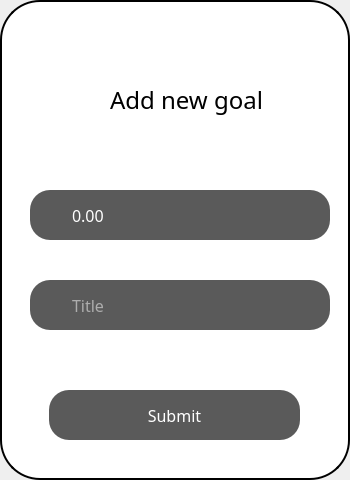
<?xml version="1.0" encoding="UTF-8"?>
<ui version="4.0">
 <class>goalsWindow</class>
 <widget class="QDialog" name="goalsWindow">
  <property name="geometry">
   <rect>
    <x>0</x>
    <y>0</y>
    <width>350</width>
    <height>480</height>
   </rect>
  </property>
  <property name="windowTitle">
   <string>Dialog</string>
  </property>
  <widget class="QWidget" name="widget" native="true">
   <property name="geometry">
    <rect>
     <x>0</x>
     <y>0</y>
     <width>350</width>
     <height>480</height>
    </rect>
   </property>
   <property name="styleSheet">
    <string notr="true">QWidget#widget{
background-color: rgb(255,255,255);
border-radius:40px;
border: 2px solid black;
}</string>
   </property>
   <widget class="QLabel" name="label">
    <property name="geometry">
     <rect>
      <x>110</x>
      <y>80</y>
      <width>151</width>
      <height>40</height>
     </rect>
    </property>
    <property name="font">
     <font>
      <family>Poppins Medium</family>
      <pointsize>18</pointsize>
      <bold>false</bold>
     </font>
    </property>
    <property name="styleSheet">
     <string notr="true">color: rgb(0, 0, 0);</string>
    </property>
    <property name="text">
     <string>Add new goal</string>
    </property>
   </widget>
   <widget class="QPushButton" name="submitButton">
    <property name="geometry">
     <rect>
      <x>49</x>
      <y>390</y>
      <width>251</width>
      <height>50</height>
     </rect>
    </property>
    <property name="font">
     <font>
      <family>Poppins</family>
      <pointsize>12</pointsize>
      <bold>false</bold>
     </font>
    </property>
    <property name="styleSheet">
     <string notr="true">QWidget#submitButton{
	background-color: rgb(90, 90, 90);
	border-radius:20px;
	color: rgb(255,255,255);
}

QWidget#submitButton:hover{
	background-color: rgb(195, 195, 195);
	border-radius:20px;
	color: rgb(255,255,255);
}</string>
    </property>
    <property name="text">
     <string>Submit</string>
    </property>
    <property name="flat">
     <bool>true</bool>
    </property>
   </widget>
   <widget class="QWidget" name="amontWidget" native="true">
    <property name="geometry">
     <rect>
      <x>30</x>
      <y>190</y>
      <width>300</width>
      <height>50</height>
     </rect>
    </property>
    <property name="styleSheet">
     <string notr="true">QWidget#amontWidget{
	background-color: rgb(90, 90, 90);
	border-radius:20px;
}</string>
    </property>
   </widget>
   <widget class="QDoubleSpinBox" name="amountEdit">
    <property name="geometry">
     <rect>
      <x>70</x>
      <y>195</y>
      <width>220</width>
      <height>40</height>
     </rect>
    </property>
    <property name="font">
     <font>
      <family>Poppins</family>
      <pointsize>12</pointsize>
     </font>
    </property>
    <property name="styleSheet">
     <string notr="true">QDoubleSpinBox#amountEdit {
background-color: transparent;
border: none;
outline: none;
color: rgb(255, 255, 255);
}
QDoubleSpinBox#amountEdit:drop-down {
background-color: transparent;
border: none;
color: rgb(255, 255, 255);
outline: none;
}
QDoubleSpinBox#amountEdit:down-arrow {
	image: url(:/new/prefix1/icons/chevron-down.svg);
}

QDoubleSpinBox#amountEdit:up-arrow {
	image: url(:/new/prefix1/icons/chevron-up.svg);
}</string>
    </property>
    <property name="decimals">
     <number>2</number>
    </property>
    <property name="maximum">
     <double>9999999999.989999771118164</double>
    </property>
    <property name="stepType">
     <enum>QAbstractSpinBox::AdaptiveDecimalStepType</enum>
    </property>
   </widget>
   <widget class="QWidget" name="nameWidget" native="true">
    <property name="geometry">
     <rect>
      <x>30</x>
      <y>280</y>
      <width>300</width>
      <height>50</height>
     </rect>
    </property>
    <property name="styleSheet">
     <string notr="true">QWidget#nameWidget{
	background-color: rgb(90, 90, 90);
	border-radius:20px;
}</string>
    </property>
   </widget>
   <widget class="QLineEdit" name="nameEdit">
    <property name="geometry">
     <rect>
      <x>70</x>
      <y>285</y>
      <width>220</width>
      <height>40</height>
     </rect>
    </property>
    <property name="font">
     <font>
      <family>Poppins</family>
      <pointsize>12</pointsize>
     </font>
    </property>
    <property name="styleSheet">
     <string notr="true">QLineEdit#nameEdit{
background-color: transparent;
border: none;
outline: none;
	color: rgb(255, 255, 255);
}</string>
    </property>
    <property name="inputMask">
     <string/>
    </property>
    <property name="text">
     <string/>
    </property>
    <property name="placeholderText">
     <string>Title</string>
    </property>
   </widget>
   <widget class="QPushButton" name="closeButton_5">
    <property name="geometry">
     <rect>
      <x>290</x>
      <y>20</y>
      <width>41</width>
      <height>31</height>
     </rect>
    </property>
    <property name="mouseTracking">
     <bool>true</bool>
    </property>
    <property name="autoFillBackground">
     <bool>false</bool>
    </property>
    <property name="styleSheet">
     <string notr="true">QWidget#closeButton_5{
	image:url(:/new/prefix1/icons/close.png);
}

QWidget#closeButton_5:hover{
	image:url(:/new/prefix1/icons/close_pressed.png);
}

QWidget#closeButton_5:pressed{
border: none;
outline: none;
image:url(:/new/prefix1/icons/close_pressed.png);
}</string>
    </property>
    <property name="text">
     <string/>
    </property>
    <property name="iconSize">
     <size>
      <width>20</width>
      <height>20</height>
     </size>
    </property>
    <property name="autoRepeat">
     <bool>false</bool>
    </property>
    <property name="autoDefault">
     <bool>false</bool>
    </property>
    <property name="default">
     <bool>false</bool>
    </property>
    <property name="flat">
     <bool>true</bool>
    </property>
   </widget>
   <zorder>nameWidget</zorder>
   <zorder>amontWidget</zorder>
   <zorder>submitButton</zorder>
   <zorder>label</zorder>
   <zorder>amountEdit</zorder>
   <zorder>nameEdit</zorder>
   <zorder>closeButton_5</zorder>
  </widget>
 </widget>
 <resources/>
 <connections/>
</ui>
